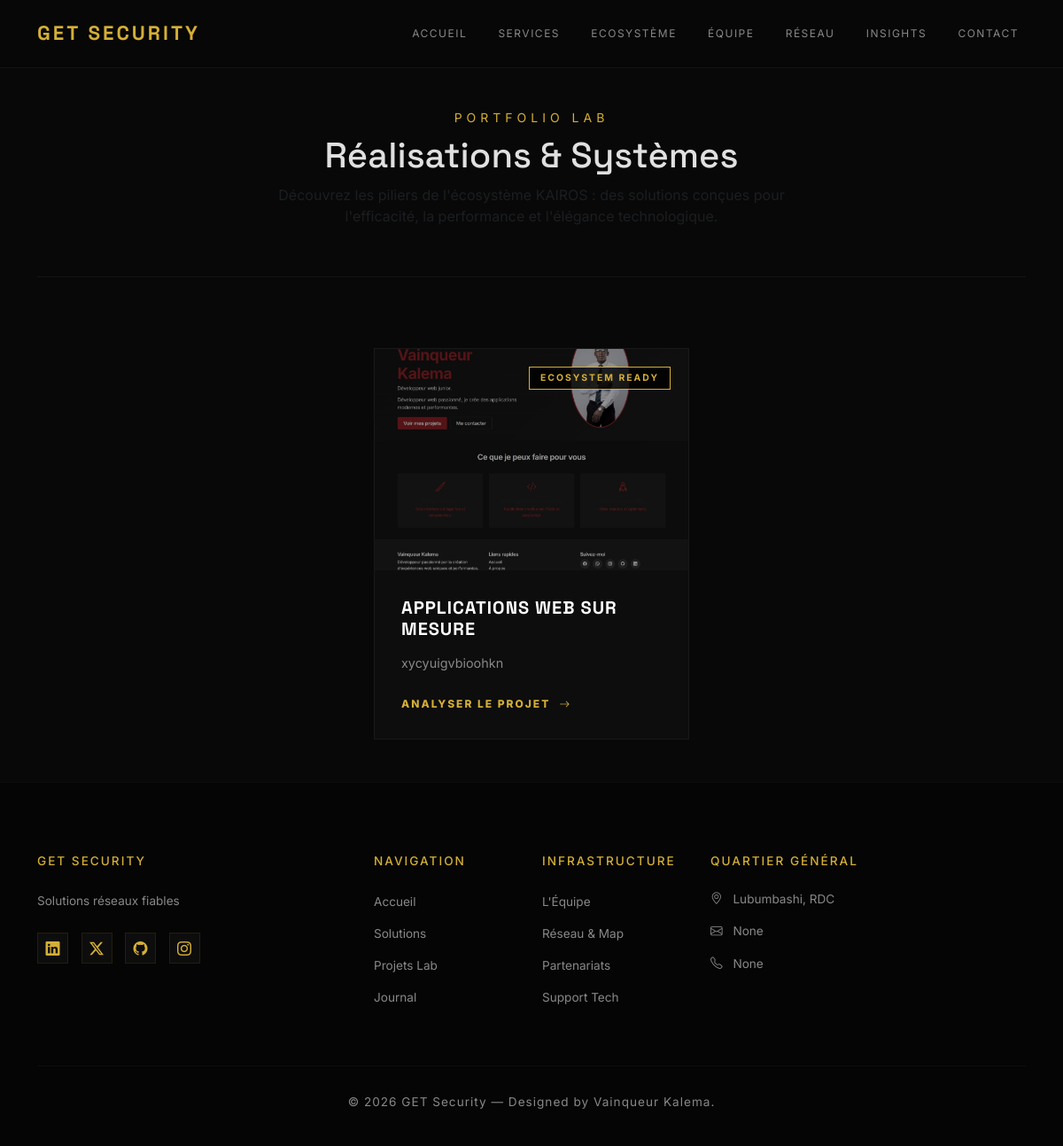
Screenshot of /projets with the database file from the repository.
### app/models.py (models this page shows)
class Configuration(db.Model):
    id = db.Column(db.Integer, primary_key=True, default=1)
    nom_entreprise = db.Column(db.String(100), default='GET Security')
    slogan = db.Column(db.String(200), default='Solutions réseaux fiables')
    hero_image = db.Column(db.String(200), default='hero.jpg')
    apropos = db.Column(db.Text)
    contact_email = db.Column(db.String(100))
    contact_telephone = db.Column(db.String(20))
    localisation = db.Column(db.String(200), default='Lubumbashi, RDC')
    @classmethod
    def get_singleton(cls):
        config = cls.query.get(1)
        if not config:
            config = cls(id=1)
            db.session.add(config)
            db.session.commit()
        return config

class Projet(db.Model):
    id = db.Column(db.Integer, primary_key=True)
    titre = db.Column(db.String(100), nullable=False)
    description = db.Column(db.Text)
    image = db.Column(db.String(200), default='default-project.jpg')
    lien = db.Column(db.String(200))
    date = db.Column(db.String(20))

### app/routes.py (the view)
@bp.route('/projets')
def projets_list():
    projets = Projet.query.all()
    return render_template('projets.html', projets=projets)

### app/templates/projets.html (shortened to what this page needs)
{% extends 'base.html' %}
{% block content %}
<div class="container pb-5">
    <div class="projects-header text-center">
        <span class="text-gold small text-uppercase" style="letter-spacing: 5px; color: var(--kairos-gold);">Portfolio Lab</span>
        <h1 class="section-title mt-2">Réalisations & Systèmes</h1>
        <p class="text-muted mx-auto" style="max-width: 600px;">Découvrez les piliers de l'écosystème KAIROS : des solutions conçues pour l'efficacité, la performance et l'élégance technologique.</p>
    </div>
    <div class="row g-4 justify-content-center">
        {% for projet in projets %}
        <div class="col-lg-4 col-md-6 fade-up" style="animation-delay: {{ loop.index0 * 0.1 }}s">
            <div class="project-card">
                <div class="project-thumb">
                    <span class="project-tag">Ecosystem Ready</span>
                    <img src="{{ url_for('static', filename='images/' + projet.image) if projet.image else url_for('static', filename='images/default-project.jpg') }}"
                         alt="{{ projet.titre }}">
                </div>
                <div class="project-body">
                    <h5 class="project-title">{{ projet.titre }}</h5>
                    <p class="project-description">
                        {{ projet.description|truncate(120) }}
                    </p>
                    <a href="{{ url_for('main.project_detail', id=projet.id) }}" class="project-link">
                        Analyser le projet <i class="bi bi-arrow-right"></i>
                    </a>
                </div>
            </div>
        </div>
        {% endfor %}
    </div>
</div>
{% endblock %}

### app/templates/base.html (shortened to what this page needs)
<!DOCTYPE html>
<html lang="fr">
<head>
    <link href="https://cdn.jsdelivr.net/npm/bootstrap@5.3.0/dist/css/bootstrap.min.css" rel="stylesheet">
    <link rel="stylesheet" href="https://cdn.jsdelivr.net/npm/bootstrap-icons@1.11.3/font/bootstrap-icons.min.css">
</head>
<body>
    <nav class="navbar navbar-expand-lg navbar-dark fixed-top navbar-kairos">
        <div class="container">
            <a class="navbar-brand" href="{{ url_for('main.index') }}">
                {{ config.nom_entreprise|default('KAIROS') }}
            </a>
            <div class="collapse navbar-collapse" id="navbarNav">
                <ul class="navbar-nav ms-auto">
                    <li class="nav-item"><a class="nav-link" href="{{ url_for('main.index') }}">Accueil</a></li>
                    <li class="nav-item"><a class="nav-link" href="{{ url_for('main.services_list') }}">Services</a></li>
                    <li class="nav-item"><a class="nav-link" href="{{ url_for('main.projets_list') }}">Ecosystème</a></li>
                    <li class="nav-item"><a class="nav-link" href="{{ url_for('main.equipe_list') }}">Équipe</a></li>
                    <li class="nav-item"><a class="nav-link" href="{{ url_for('main.couverture') }}">Réseau</a></li>
                    <li class="nav-item"><a class="nav-link" href="{{ url_for('main.blog_list') }}">Insights</a></li>
                    <li class="nav-item"><a class="nav-link" href="{{ url_for('main.contact') }}">Contact</a></li>
                </ul>
            </div>
        </div>
    </nav>
    <main>
        {% block content %}{% endblock %}
    </main>
    <footer>
        <div class="container">
            <div class="row gy-5">
                <div class="col-lg-4">
                    <h5>{{ config.nom_entreprise|default('KAIROS') }}</h5>
                    <p style="max-width: 300px; line-height: 1.8;">
                        {{ config.slogan|default('L\'ingénierie logicielle au service de la vision stratégique.') }}
                    </p>
                    <div class="social-links mt-4">
                        <a href="#"><i class="bi bi-linkedin"></i></a>
                        <a href="#"><i class="bi bi-twitter-x"></i></a>
                        <a href="#"><i class="bi bi-github"></i></a>
                        <a href="#"><i class="bi bi-instagram"></i></a>
                    </div>
                </div>
                <div class="col-lg-2 col-md-6">
                    <h5>Navigation</h5>
                    <ul class="list-unstyled">
                        <li><a href="{{ url_for('main.index') }}">Accueil</a></li>
                        <li><a href="{{ url_for('main.services_list') }}">Solutions</a></li>
                        <li><a href="{{ url_for('main.projets_list') }}">Projets Lab</a></li>
                        <li><a href="{{ url_for('main.blog_list') }}">Journal</a></li>
                    </ul>
                </div>
                <div class="col-lg-2 col-md-6">
                    <h5>Infrastructure</h5>
                    <ul class="list-unstyled">
                        <li><a href="{{ url_for('main.equipe_list') }}">L'Équipe</a></li>
                        <li><a href="{{ url_for('main.couverture') }}">Réseau & Map</a></li>
                        <li><a href="{{ url_for('main.contact') }}">Partenariats</a></li>
                        <li><a href="#">Support Tech</a></li>
                    </ul>
                </div>
                <div class="col-lg-4">
                    <h5>Quartier Général</h5>
                    <p><i class="bi bi-geo-alt me-2 text-gold"></i> {{ config.localisation|default('Lubumbashi, Haut-Katanga') }}</p>
                    <p><i class="bi bi-envelope me-2 text-gold"></i> {{ config.contact_email|default('contact@kairos-dev.com') }}</p>
                    <p><i class="bi bi-telephone me-2 text-gold"></i> {{ config.contact_telephone|default('+243 ...') }}</p>
                </div>
            </div>
            <div class="text-center copyright">
                <p class="mb-0">&copy; 2026 {{ config.nom_entreprise }} — Designed by Vainqueur Kalema.</p>
            </div>
        </div>
    </footer>
</body>
</html>

### app/templates/base.html (style rules this page uses)
:root { --kairos-black: #080808; --kairos-dark: #121212; --kairos-gold: #D4AF37; --kairos-gold-glow: rgba(212, 175, 55, 0.3); --glass-bg: rgba(8, 8, 8, 0.85); --text-main: #E0E0E0; --text-muted: #888888; }
body { background-color: var(--kairos-black); color: var(--text-main); font-family: 'Inter', sans-serif; overflow-x: hidden; }
h1, h2, h3, .navbar-brand { font-family: 'Space Grotesk', sans-serif; }
.navbar-kairos { background: var(--glass-bg); backdrop-filter: blur(15px); -webkit-backdrop-filter: blur(15px); border-bottom: 1px solid rgba(255, 255, 255, 0.05); padding: 1rem 0; transition: all 0.3s ease; z-index: 1050; }
.navbar-brand { font-weight: 700; letter-spacing: 3px; text-transform: uppercase; color: var(--kairos-gold) !important; font-size: 1.4rem; }
.nav-link { font-weight: 400; font-size: 0.75rem; text-transform: uppercase; letter-spacing: 1.5px; color: var(--text-muted) !important; margin-left: 1.2rem; transition: 0.3s ease; }
main { min-height: 80vh; }
footer { background-color: #050505; border-top: 1px solid rgba(255, 255, 255, 0.03); padding-top: 80px; padding-bottom: 40px; }
footer h5 { color: var(--kairos-gold); font-size: 0.85rem; text-transform: uppercase; letter-spacing: 2px; margin-bottom: 1.5rem; }
footer p, footer li a { color: var(--text-muted); text-decoration: none; font-size: 0.85rem; transition: 0.3s; }
footer li { margin-bottom: 12px; }
.social-links a { display: inline-block; width: 35px; height: 35px; line-height: 35px; background: rgba(255,255,255,0.03); border-radius: 0; text-align: center; margin-right: 10px; color: var(--kairos-gold); transition: 0.4s; border: 1px solid rgba(212, 175, 55, 0.1); }
.copyright { border-top: 1px solid rgba(255, 255, 255, 0.03); padding-top: 30px; margin-top: 50px; color: #444; font-size: 0.75rem; letter-spacing: 1px; }

### app/templates/projets.html (style rules this page uses)
.projects-header { padding-top: 120px; margin-bottom: 80px; border-bottom: 1px solid rgba(255, 255, 255, 0.05); padding-bottom: 40px; }
.project-card { background: #0d0d0e; border: 1px solid rgba(255, 255, 255, 0.05); border-radius: 0; height: 100%; display: flex; flex-direction: column; transition: all 0.4s cubic-bezier(0.165, 0.84, 0.44, 1); position: relative; }
.project-thumb { position: relative; height: 250px; overflow: hidden; background: #000; }
.project-thumb img { width: 100%; height: 100%; object-fit: cover; opacity: 0.6; transition: 0.8s ease; filter: saturate(0.5); }
.project-tag { position: absolute; top: 20px; right: 20px; background: rgba(0, 0, 0, 0.8); border: 1px solid var(--kairos-gold); color: var(--kairos-gold); padding: 4px 12px; font-size: 0.65rem; text-transform: uppercase; letter-spacing: 2px; font-weight: 700; z-index: 2; }
.project-body { padding: 30px; flex-grow: 1; display: flex; flex-direction: column; }
.project-title { font-family: 'Space Grotesk', sans-serif; font-size: 1.25rem; font-weight: 700; text-transform: uppercase; letter-spacing: 1px; margin-bottom: 15px; color: #fff; }
.project-description { color: #888; font-size: 0.9rem; line-height: 1.7; margin-bottom: 25px; }
.project-link { margin-top: auto; color: var(--kairos-gold); text-decoration: none; font-size: 0.75rem; font-weight: 800; text-transform: uppercase; letter-spacing: 2px; display: inline-flex; align-items: center; transition: 0.3s; }
.project-link i { margin-left: 10px; transition: 0.3s; }
.fade-up { animation: fadeUp 0.8s ease forwards; opacity: 0; }

### rows the page displays
Configuration: nom_entreprise "GET SECURITY", slogan "Solutions réseaux fiables", localisation "Lubumbashi, RDC", contact_email "None", contact_telephone "None", nom_entreprise "GET Security"
Projet: image (picture), titre "APPLICATIONS WEB SUR MESURE", description "xycyuigvbioohkn"
